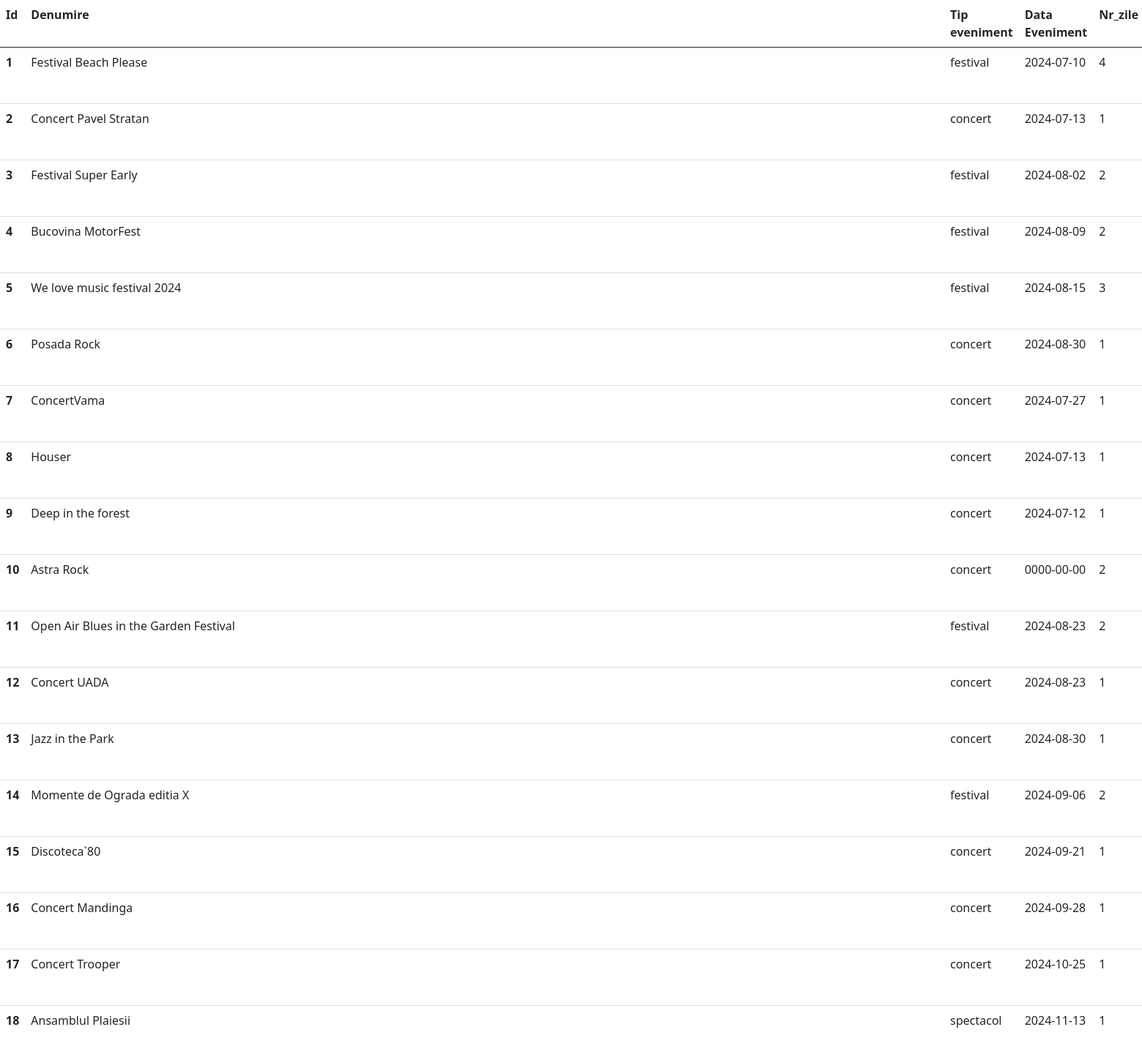
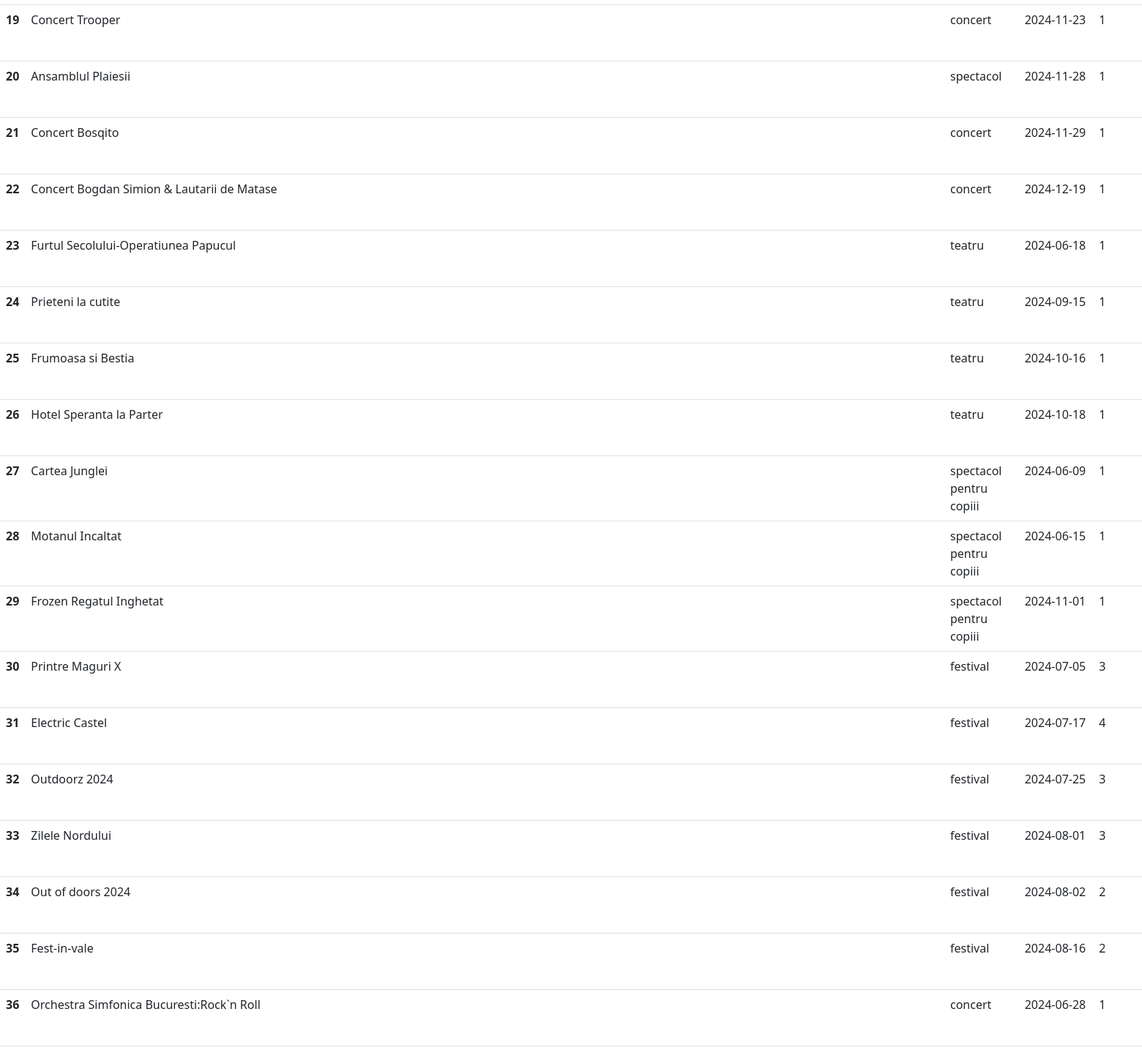
Screenshot of /evenimente.php with the database file from the repository (2 pictures, top to bottom).
### tables this page shows
CREATE TABLE IF NOT EXISTS `evenimente` (
  `id_eveniment` int NOT NULL AUTO_INCREMENT,
  `denumire_eveniment` varchar(50) NOT NULL,
  `tip_eveniment` varchar(50) NOT NULL,
  `inceput_eveniment` date NOT NULL,
  `durata_eveniment` int NOT NULL,
  `adresa_eve` int NOT NULL,
  PRIMARY KEY (`id_eveniment`),
  KEY `adresa_eveniment` (`adresa_eve`)
);

### evenimente.php (the view, shortened to what this page needs)
<!DOCTYPE html>
<html lang="en">
<head>
    <link href="https://cdn.jsdelivr.net/npm/bootstrap@5.0.2/dist/css/bootstrap.min.css" rel="stylesheet">
</head>
<body>
            <table class="table"  style="width:50cm;">
                <thead>
                <tr class="table">
                    <th scope="col">Id</th>
                    <th scope="col">Denumire</th>
                    <th scope="col">Tip eveniment</th>
                    <th scope="col">Data Eveniment</th>
                    <th scope="col">Nr_zile</th>
                    </tr>
                </thead>
                <tbody>
                    <?php
                    $select="  SELECT * FROM evenimente;";
                    $rezultat=mysqli_query($conn, $select);
                    if($rezultat)
                    {
                       while( $row = mysqli_fetch_assoc($rezultat)){
                        $id_eveniment=$row['id_eveniment'];
                        $denumire=$row['denumire_eveniment'];
                        $tip_eveniment=$row['tip_eveniment'];
                        $inceput_eveniment=$row['inceput_eveniment'];
                        $nr_zile=$row['durata_eveniment'];
                       $adresa_id=$row['adresa_eve'];
                        echo' <tr class="table" style="width:40cm;">
                        <th scope="row">'.$id_eveniment.'</th>
                        <td class="table">'.$denumire.'</td>
                        <td class="table">'.$tip_eveniment.'</td>
                        <td class="table">'.$inceput_eveniment.'</td>
                        <td class="table">'.$nr_zile.'</td>
                        <td class="table"><a href="adresa_specifica.php?adresa_id='.$adresa_id.'">'.$adresa_id.'</a></td>
                        <td class="table">
                        <button ><a href="restaurante_update.php?modificaid='.$id_eveniment.'" >Eveniment</a>
                        </button>
                        <br>
                        <button ><a href="adrese_update.php?modificaid='.$adresa_id.'">Adresa</a>
                        </button>
                        </td>
                        <td class="table">
                        <button ><a href="includes/sterge_eveniment.php?stergeid='.$id_eveniment.'" >Eveniment</a></button>
                        <br>
                        <button ><a href="includes/sterge_adresa.php?stergeid='.$adresa_id.'" >Adresa</a></button>
                        </td>
                        </tr>';
                       }
                    }
                    ?>
                </tbody>
            </table>
</body>
</html>

### rows the page displays
evenimente: id_eveniment "1", denumire_eveniment "Festival Beach Please", tip_eveniment "festival", inceput_eveniment "2024-07-10", durata_eveniment "4"
evenimente: id_eveniment "2", denumire_eveniment "Concert Pavel Stratan", tip_eveniment "concert", inceput_eveniment "2024-07-13", durata_eveniment "1"
evenimente: id_eveniment "3", denumire_eveniment "Festival Super Early", tip_eveniment "festival", inceput_eveniment "2024-08-02", durata_eveniment "2"
evenimente: id_eveniment "4", denumire_eveniment "Bucovina MotorFest", tip_eveniment "festival", inceput_eveniment "2024-08-09", durata_eveniment "2"
evenimente: id_eveniment "5", denumire_eveniment "We love music festival 2024", tip_eveniment "festival", inceput_eveniment "2024-08-15", durata_eveniment "3"
evenimente: id_eveniment "6", denumire_eveniment "Posada Rock", tip_eveniment "concert", inceput_eveniment "2024-08-30", durata_eveniment "1"
evenimente: id_eveniment "7", denumire_eveniment "ConcertVama", tip_eveniment "concert", inceput_eveniment "2024-07-27", durata_eveniment "1"
evenimente: id_eveniment "8", denumire_eveniment "Houser", tip_eveniment "concert", inceput_eveniment "2024-07-13", durata_eveniment "1"
evenimente: id_eveniment "9", denumire_eveniment "Deep in the forest", tip_eveniment "concert", inceput_eveniment "2024-07-12", durata_eveniment "1"
evenimente: id_eveniment "10", denumire_eveniment "Astra Rock", tip_eveniment "concert", inceput_eveniment "0000-00-00", durata_eveniment "2"
evenimente: id_eveniment "11", denumire_eveniment "Open Air Blues in the Garden Festival", tip_eveniment "festival", inceput_eveniment "2024-08-23", durata_eveniment "2"
evenimente: id_eveniment "12", denumire_eveniment "Concert UADA", tip_eveniment "concert", inceput_eveniment "2024-08-23", durata_eveniment "1"
evenimente: id_eveniment "13", denumire_eveniment "Jazz in the Park", tip_eveniment "concert", inceput_eveniment "2024-08-30", durata_eveniment "1"
evenimente: id_eveniment "14", denumire_eveniment "Momente de Ograda editia X", tip_eveniment "festival", inceput_eveniment "2024-09-06", durata_eveniment "2"
evenimente: id_eveniment "15", denumire_eveniment "Discoteca`80", tip_eveniment "concert", inceput_eveniment "2024-09-21", durata_eveniment "1"
evenimente: id_eveniment "16", denumire_eveniment "Concert Mandinga", tip_eveniment "concert", inceput_eveniment "2024-09-28", durata_eveniment "1"
evenimente: id_eveniment "17", denumire_eveniment "Concert Trooper", tip_eveniment "concert", inceput_eveniment "2024-10-25", durata_eveniment "1"
evenimente: id_eveniment "18", denumire_eveniment "Ansamblul Plaiesii", tip_eveniment "spectacol", inceput_eveniment "2024-11-13", durata_eveniment "1"
evenimente: id_eveniment "19", denumire_eveniment "Concert Trooper", tip_eveniment "concert", inceput_eveniment "2024-11-23", durata_eveniment "1"
evenimente: id_eveniment "20", denumire_eveniment "Ansamblul Plaiesii", tip_eveniment "spectacol", inceput_eveniment "2024-11-28", durata_eveniment "1"
evenimente: id_eveniment "21", denumire_eveniment "Concert Bosqito", tip_eveniment "concert", inceput_eveniment "2024-11-29", durata_eveniment "1"
evenimente: id_eveniment "22", denumire_eveniment "Concert Bogdan Simion & Lautarii de Matase", tip_eveniment "concert", inceput_eveniment "2024-12-19", durata_eveniment "1"
evenimente: id_eveniment "23", denumire_eveniment "Furtul Secolului-Operatiunea Papucul", tip_eveniment "teatru", inceput_eveniment "2024-06-18", durata_eveniment "1"
evenimente: id_eveniment "24", denumire_eveniment "Prieteni la cutite", tip_eveniment "teatru", inceput_eveniment "2024-09-15", durata_eveniment "1"
evenimente: id_eveniment "25", denumire_eveniment "Frumoasa si Bestia", tip_eveniment "teatru", inceput_eveniment "2024-10-16", durata_eveniment "1"
evenimente: id_eveniment "26", denumire_eveniment "Hotel Speranta la Parter", tip_eveniment "teatru", inceput_eveniment "2024-10-18", durata_eveniment "1"
evenimente: id_eveniment "27", denumire_eveniment "Cartea Junglei", tip_eveniment "spectacol pentru copiii", inceput_eveniment "2024-06-09", durata_eveniment "1"
evenimente: id_eveniment "28", denumire_eveniment "Motanul Incaltat", tip_eveniment "spectacol pentru copiii", inceput_eveniment "2024-06-15", durata_eveniment "1"
evenimente: id_eveniment "29", denumire_eveniment "Frozen Regatul Inghetat", tip_eveniment "spectacol pentru copiii", inceput_eveniment "2024-11-01", durata_eveniment "1"
evenimente: id_eveniment "30", denumire_eveniment "Printre Maguri X", tip_eveniment "festival", inceput_eveniment "2024-07-05", durata_eveniment "3"
evenimente: id_eveniment "31", denumire_eveniment "Electric Castel", tip_eveniment "festival", inceput_eveniment "2024-07-17", durata_eveniment "4"
evenimente: id_eveniment "32", denumire_eveniment "Outdoorz 2024", tip_eveniment "festival", inceput_eveniment "2024-07-25", durata_eveniment "3"
evenimente: id_eveniment "33", denumire_eveniment "Zilele Nordului", tip_eveniment "festival", inceput_eveniment "2024-08-01", durata_eveniment "3"
evenimente: id_eveniment "34", denumire_eveniment "Out of doors 2024", tip_eveniment "festival", inceput_eveniment "2024-08-02", durata_eveniment "2"
evenimente: id_eveniment "35", denumire_eveniment "Fest-in-vale", tip_eveniment "festival", inceput_eveniment "2024-08-16", durata_eveniment "2"
evenimente: id_eveniment "36", denumire_eveniment "Orchestra Simfonica Bucuresti:Rock`n Roll", tip_eveniment "concert", inceput_eveniment "2024-06-28", durata_eveniment "1"
